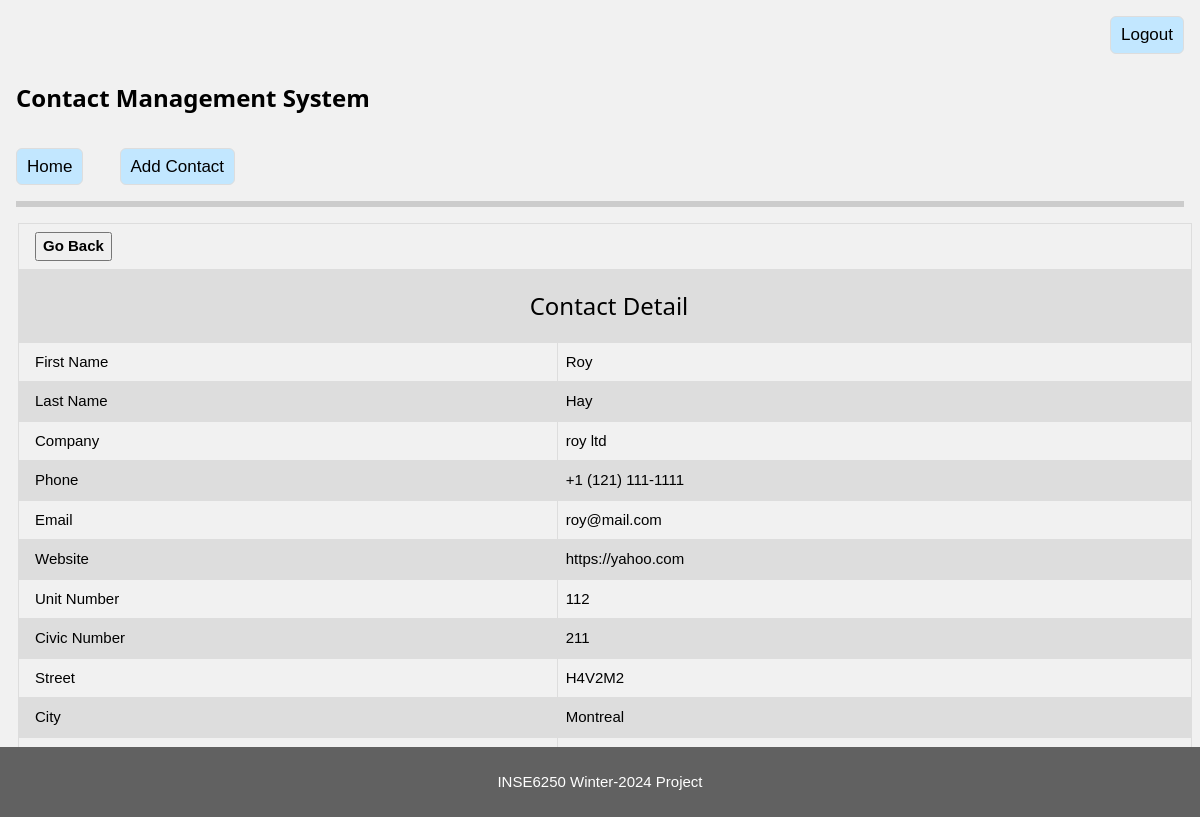
The app's page /contacts/detail/3/ (signed in) with its own data.
### contacts/models.py (models this page shows, shortened)
class Contact(models.Model):
    firstName = models.CharField(max_length=200)
    lastName = models.CharField(max_length=200)
    company = models.CharField(max_length=200)
    phone = models.CharField(max_length=200)
    email = models.CharField(max_length=200)
    website = models.CharField(max_length=200)
    unitNumber = models.IntegerField()
    civicNumber = models.IntegerField()
    street = models.CharField(max_length=200)
    city = models.CharField(max_length=200)
    province = models.CharField(max_length=2)
    postalCode = models.CharField(max_length=3)
    createdAt = models.DateTimeField(default=datetime.now())

### contacts/views.py (the view)
# urls.py: path('detail/<int:id>/', views.viewDetail, name='detailContact'),
@login_required
def viewDetail(req, id):
    contact = get_object_or_404(Contact, pk=id)
    context = {'contact': contact}
    return render(req, 'contacts/detail.html', context=context)

### templates/contacts/detail.html
{% extends "base.html" %}
{% block content %}
    {% if contact %}
        <table class="table">
            <tbody>
                <tr><th colspan="100" style="text-align: left;">
                    <button onclick="history.back()">Go Back</button>
                </th></tr>
                <tr><th colspan="100" style="text-align: center;">
                    <h3>Contact Detail</h3>
                </th></tr>
                <tr><td>First Name</td><td>{{ contact.firstName }}</td></tr>
                <tr><td>Last Name</td><td>{{ contact.lastName }}</td></tr>
                <tr><td>Company</td><td>{{ contact.company }}</td></tr>
                <tr><td>Phone</td><td>{{ contact.phone }}</td></tr>
                <tr><td>Email</td><td>{{ contact.email }}</td></tr>
                <tr><td>Website</td><td>{{ contact.website }}</td></tr>
                <tr><td>Unit Number</td><td>{{ contact.unitNumber }}</td></tr>
                <tr><td>Civic Number</td><td>{{ contact.civicNumber }}</td></tr>
                <tr><td>Street</td><td>{{ contact.street }}</td></tr>
                <tr><td>City</td><td>{{ contact.city }}</td></tr>
                <tr><td>Province</td><td>{{ contact.province }}</td></tr>
                <tr><td>Postal Code</td><td>{{ contact.postalCode }}</td></tr>
            </tbody>
        </table>
    {% else %}
        <p style="text-align: center;">No contacts found </p>
    {% endif %}
{% endblock %}

### contacts/static/css/contact.css (style rules this page uses)
html { box-sizing: border-box }
*, *:before, *:after { box-sizing: inherit }
html { -ms-text-size-adjust: 100%; -webkit-text-size-adjust: 100% }
body,h1,h2,h3,h4,h5,h6 { font-family: "Raleway", sans-serif }
body { margin: 0 }
button, input, select, textarea, optgroup { font: inherit; margin: 0 }
button, input { overflow: visible }
button, select { text-transform: none }
html, body { font-family: Verdana, sans-serif; font-size: 15px; line-height: 1.5 }
html { overflow-x: hidden }
h3 { font-size: 24px }
h1, h2, h3, h4, h5, h6 { font-family: "Segoe UI", Arial, sans-serif; font-weight: 400; margin: 10px 0 }
.table, .table-all { border-collapse: collapse; border-spacing: 0; width: 100%; display: table }
.table td, .table th, .table-all td, .table-all th { padding: 8px 8px; display: table-cell; text-align: left; vertical-align: top }
.table th:first-child, .table td:first-child, .table-all th:first-child, .table-all td:first-child { padding-left: 16px }
.content, .auto { margin-left: auto; margin-right: auto }
.content { max-width: 980px }
.light-grey, .hover-light-grey:hover, .light-gray, .hover-light-gray:hover { color: #000 !important; background-color: #f1f1f1 !important }

### contacts/static/css/style.css (style rules this page uses)
::placeholder { text-transform: none; }
.table { font-family: arial, sans-serif; border-collapse: collapse; width: 100%; }
.table td, th { border: 1px solid #dddddd; text-align: left; padding: 8px; }
.table tr:nth-child(even) { background-color: #dddddd; }

### records on screen
Contact: firstName "Roy", lastName "Hay", company "roy ltd", phone "+1 (121) 111-1111", email "roy@mail.com", website "https://yahoo.com", unitNumber "112", civicNumber "211", street "H4V2M2", city "Montreal"
